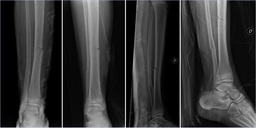
#> input picture Taller PDI/imgs/torus_3.jpg, 256 x 128 px, shrunk from 835 x 419 before the run
$ jupyter execute proyecto.ipynb
#> lines starting #> are read from the running program, lines starting #| are printed output that depends on the picture
## Importaciones

[cell 1]
from skimage import color
from skimage.filters import threshold_otsu, sobel
from skimage.morphology import label, footprint_rectangle, opening, dilation, erosion
import skimage.filters as filters
import matplotlib.pyplot as plt
import numpy as np
import skimage.util as util

from skimage import exposure
import skimage

## Funciones

[cell 2]
def comparar_images(imagen1, imagen2):
  fig, (ax1, ax2) = plt.subplots(1, 2, figsize=(10, 5))
  ax1.imshow(imagen1, cmap='gray')
  ax1.set_title('Imagen Original')
  ax1.axis('off')

  ax2.imshow(imagen2, cmap='gray')
  ax2.set_title('Imagen Procesada')
  ax2.axis('off')

  plt.show()

## Preparacion imagen

[cell 3]
imagen  = plt.imread("./imgs/torus_3.jpg")
#> imagen is the input picture: shape (128, 256, 3); mean R, G, B 52.8, 52.9, 53.1
plt.imshow(imagen)

[cell 4]
# Conversión a escala de grises
imagen_escalagris = color.rgb2gray(imagen)
plt.imshow(imagen_escalagris, cmap='gray')

[cell 5]
imagen_suavizada_median = filters.median(imagen_escalagris)
comparar_images(imagen_escalagris, imagen_suavizada_median)

[cell 6]
imagen_mejorada_hist = exposure.equalize_hist(imagen_escalagris)
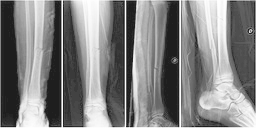
#> imagen_mejorada_hist: shape (128, 256) float64; min 0.121, max 1, mean 0.51
comparar_images(imagen_escalagris, imagen_mejorada_hist)

[cell 7]
imagen_mejorada = skimage.restoration.denoise_bilateral(imagen_escalagris, sigma_color=0.05, sigma_spatial=15)
comparar_images(imagen_escalagris, imagen_mejorada)

[cell 8]
# Detectar bordes usando el filtro Sobel
bordes = skimage.filters.sobel(imagen_escalagris)
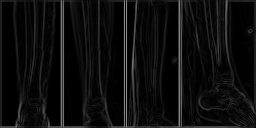
#> bordes: shape (128, 256) float64; min 0, max 0.548, mean 0.0564
comparar_images(imagen_escalagris, bordes)

## Test

[cell 9]
imagen_color = np.dstack([imagen_escalagris, imagen_escalagris, imagen_escalagris])

[cell 10]
enhanced_image = filters.unsharp_mask(imagen_escalagris, radius=3, amount=1)
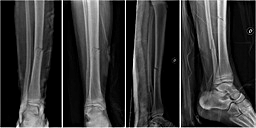
#> enhanced_image: shape (128, 256) float64; min 0, max 1, mean 0.215
comparar_images(imagen_escalagris, enhanced_image)

gradiente = dilation(imagen_escalagris, footprint_rectangle((3, 3))) - erosion(imagen_escalagris, footprint_rectangle((3, 3)))
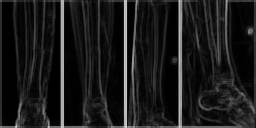
#> gradiente: shape (128, 256) float64; min 0, max 0.838, mean 0.105
comparar_images(imagen_escalagris, gradiente)

bordes_1 = filters.sobel(enhanced_image)
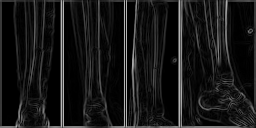
#> bordes_1: shape (128, 256) float64; min 0, max 0.709, mean 0.0908
imagen_color[..., 2] += bordes_1
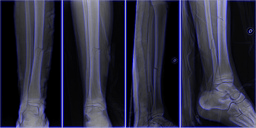
#> imagen_color: shape (128, 256, 3) float64; mean of channels 0, 1, 2 0.207, 0.207, 0.298; drawn with min black and max white
comparar_images(imagen_escalagris, imagen_color)

imagen_abierta = opening(enhanced_image, footprint_rectangle((3, 3)))
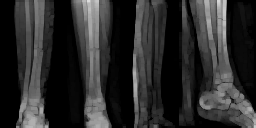
#> imagen_abierta: shape (128, 256) float64; min 0, max 0.867, mean 0.171
bordes_2 = filters.sobel(imagen_abierta)
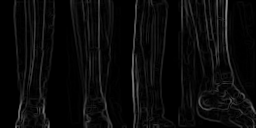
#> bordes_2: shape (128, 256) float64; min 0, max 0.55, mean 0.0405
imagen_color[..., 2] += bordes_2
comparar_images(imagen_escalagris, imagen_color)

# imagen_color[..., 2] += bordes_2
# comparar_images(imagen_escalagris, imagen_color)
plt.figure(figsize=(8, 6))
plt.imshow(bordes_2, cmap="Blues")  # "Blues" - "Greens" "Reds"
plt.axis("off")
plt.title("Bordes resaltados en azul")
plt.show()

plt.figure(figsize=(8, 6))
plt.imshow(bordes_2, cmap="Greens")  # "Blues" - "Greens" "Reds"
plt.axis("off")
plt.title("Bordes resaltados en azul")
plt.show()

plt.figure(figsize=(8, 6))
plt.imshow(bordes_2, cmap="Reds")  # "Blues" - "Greens" "Reds"
plt.axis("off")
plt.title("Bordes resaltados en azul")
plt.show()

[cell 11]
enhanced_image = filters.unsharp_mask(imagen_escalagris, radius=3, amount=1)
comparar_images(imagen_escalagris, enhanced_image)

imagen_abierta = opening(enhanced_image, footprint_rectangle((3, 3)))
comparar_images(enhanced_image, imagen_abierta)
bordes_imagen_abierta = filters.sobel(imagen_abierta)
imagen_color[..., 2] += bordes_imagen_abierta
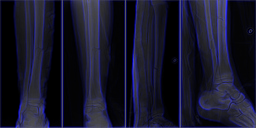
#> imagen_color: shape (128, 256, 3) float64; mean of channels 0, 1, 2 0.207, 0.207, 0.379; drawn with min black and max white
comparar_images(imagen_escalagris, imagen_color)
#> in comparar_images (call 11), `plt.show()`:
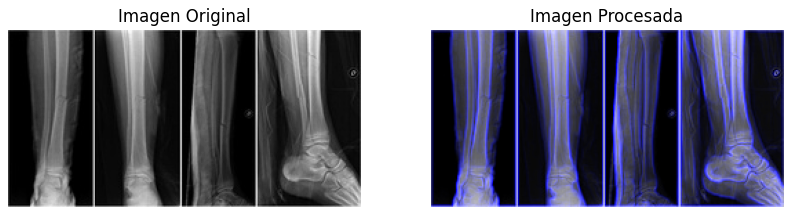
#> figure drawn by matplotlib, 2 panels

plt.figure(figsize=(8, 6))
plt.imshow(bordes_imagen_abierta, cmap="Reds")  # "Blues" - "Greens" "Reds"
plt.axis("off")
plt.title("Bordes resaltados en azul")
plt.show()

$ run again, with Taller PDI/imgs/torus_1.jpg copied over Taller PDI/imgs/torus_3.jpg
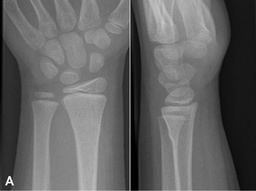
#> input picture Taller PDI/imgs/torus_1.jpg, 256 x 191 px, shrunk from 598 x 447 before the run
#> imagen is the input picture: shape (191, 256, 3); min 0, max 255, mean 98.5
#> `imagen_color[..., 2] += bordes_2`:
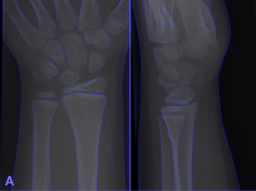
#> imagen_color: shape (191, 256, 3) float64; mean of channels 0, 1, 2 0.386, 0.386, 0.456; drawn with min black and max white
#> in comparar_images (call 11), `plt.show()`:
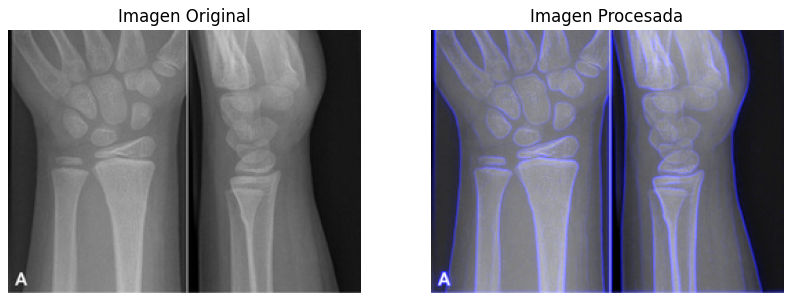
#> figure drawn by matplotlib, 2 panels

$ run again, with Taller PDI/imgs/torus_2.jpg copied over Taller PDI/imgs/torus_3.jpg
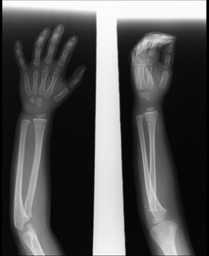
#> input picture Taller PDI/imgs/torus_2.jpg, 209 x 256 px, shrunk from 1189 x 1459 before the run
#> imagen is the input picture: shape (256, 209, 3); min 0, max 255, mean 83.8
#> in comparar_images (call 11), `plt.show()`:
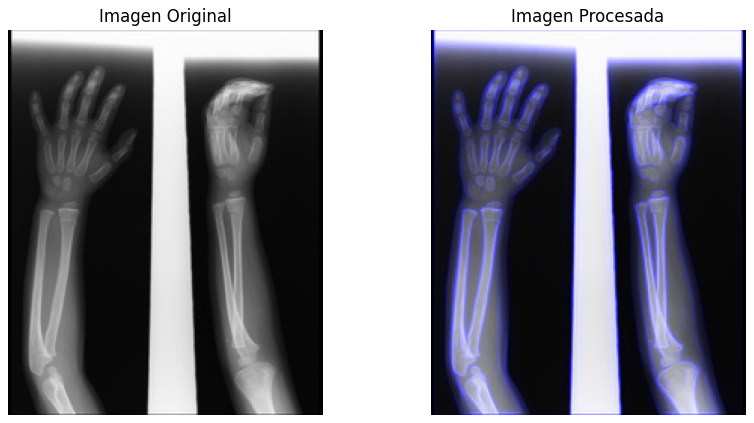
#> figure drawn by matplotlib, 2 panels
